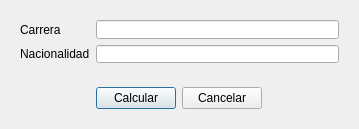
<?xml version="1.0" encoding="UTF-8"?>
<ui version="4.0">
 <class>Dialog</class>
 <widget class="QDialog" name="Dialog">
  <property name="geometry">
   <rect>
    <x>0</x>
    <y>0</y>
    <width>359</width>
    <height>129</height>
   </rect>
  </property>
  <property name="minimumSize">
   <size>
    <width>359</width>
    <height>129</height>
   </size>
  </property>
  <property name="maximumSize">
   <size>
    <width>359</width>
    <height>129</height>
   </size>
  </property>
  <property name="windowTitle">
   <string>Por ciento de estudiantes extranjeros</string>
  </property>
  <property name="modal">
   <bool>true</bool>
  </property>
  <layout class="QVBoxLayout" name="verticalLayout">
   <item>
    <widget class="QWidget" name="widget" native="true">
     <layout class="QGridLayout" name="gridLayout">
      <item row="1" column="1">
       <widget class="QLineEdit" name="txt_nacionalidad"/>
      </item>
      <item row="1" column="0">
       <widget class="QLabel" name="label_3">
        <property name="text">
         <string>Nacionalidad</string>
        </property>
       </widget>
      </item>
      <item row="0" column="1">
       <widget class="QLineEdit" name="txt_carrera"/>
      </item>
      <item row="0" column="0">
       <widget class="QLabel" name="label">
        <property name="text">
         <string>Carrera</string>
        </property>
       </widget>
      </item>
     </layout>
    </widget>
   </item>
   <item alignment="Qt::AlignHCenter|Qt::AlignVCenter">
    <widget class="QWidget" name="widget_2" native="true">
     <layout class="QHBoxLayout" name="horizontalLayout">
      <item>
       <widget class="QPushButton" name="btn_calcular">
        <property name="text">
         <string>Calcular</string>
        </property>
       </widget>
      </item>
      <item>
       <widget class="QPushButton" name="btn_cancelar">
        <property name="text">
         <string>Cancelar</string>
        </property>
       </widget>
      </item>
     </layout>
    </widget>
   </item>
  </layout>
 </widget>
 <tabstops>
  <tabstop>txt_carrera</tabstop>
  <tabstop>txt_nacionalidad</tabstop>
  <tabstop>btn_calcular</tabstop>
  <tabstop>btn_cancelar</tabstop>
 </tabstops>
 <resources/>
 <connections/>
</ui>
